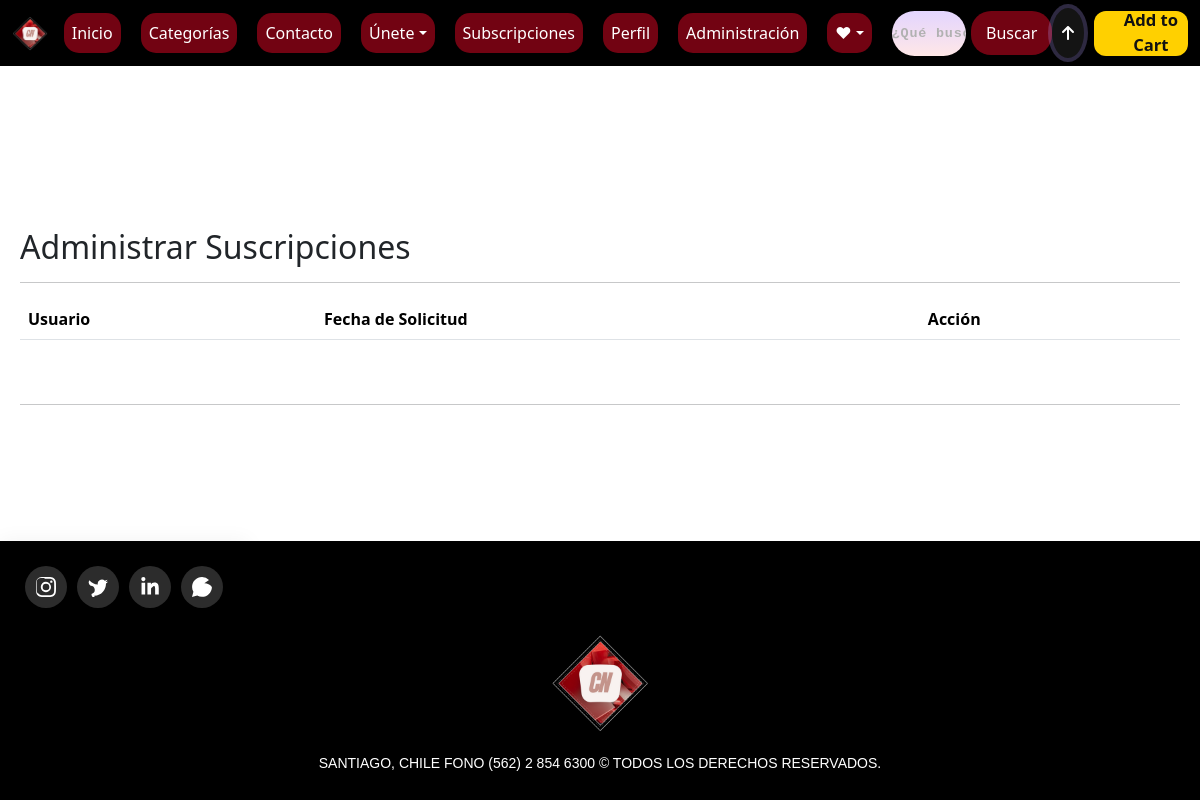
/manage_subscriptions/ (signed in), run on an earlier commit of the app's database.
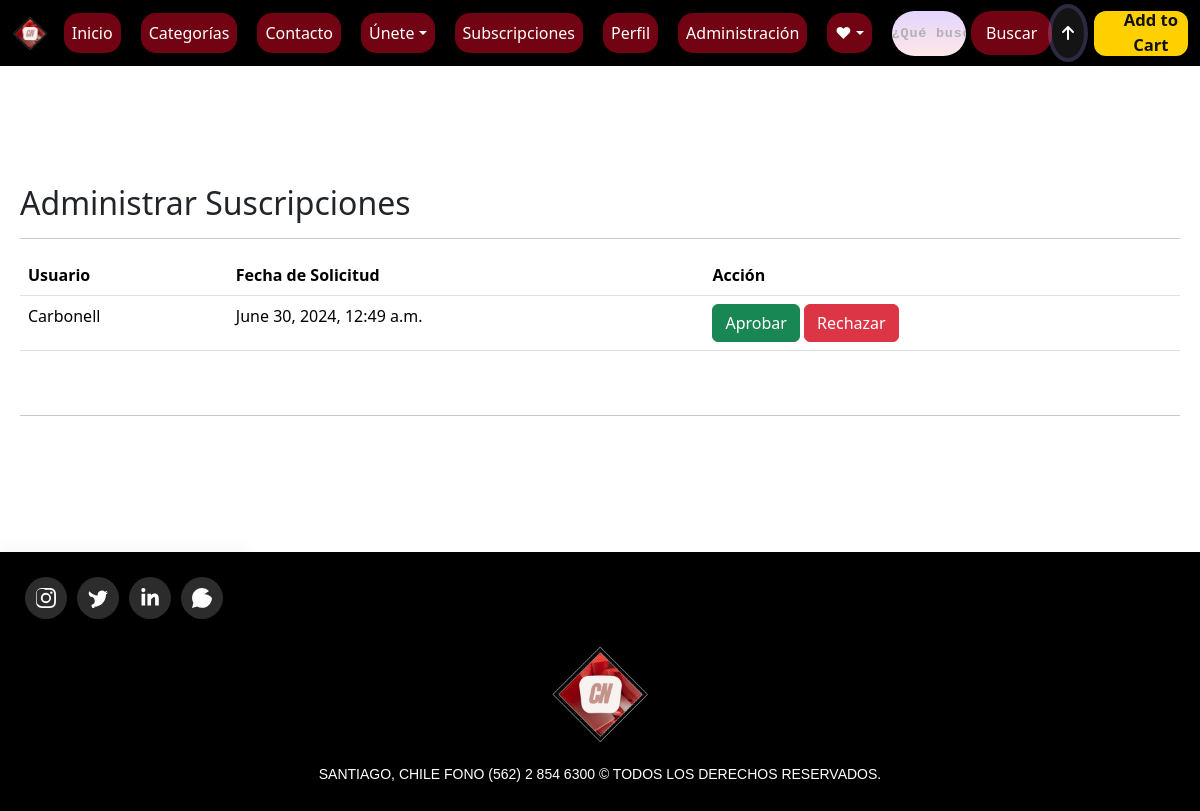
And on a later commit of the database.
### noticiero/models.py (models this page shows, shortened)
class Subscription(models.Model):
    user = models.OneToOneField(User, on_delete=models.CASCADE)
    is_creator = models.BooleanField(default=False)
    is_active = models.BooleanField(default=False)  # Nuevo campo para manejar la activación
    created_at = models.DateTimeField(auto_now_add=True)

### noticiero/views.py (the view, shortened to what this page needs)
# urls.py: path('manage_subscriptions/', views.manage_subscriptions, name='manage_subscriptions'),
@login_required
def manage_subscriptions(request):
    subscriptions = Subscription.objects.filter(is_creator=True, is_active=False)
    return render(request, 'noticiero/VistaAdmin/manage_subscriptions.html', {'subscriptions': subscriptions})

### noticiero/templates/noticiero/VistaAdmin/manage_subscriptions.html (shortened to what this page needs)
{% load static %}
<!DOCTYPE html>
<html lang="es">
<head>
    {% load bootstrap5 %}
    {% bootstrap_css %}
    <link rel="stylesheet" href="{% static 'css/styles.css' %}">
    <link rel="stylesheet" href="{% static 'css/stylesIncludes.css' %}">
    <link rel="stylesheet" href="{% static 'css/stylesVistas.css' %}">
    <link rel="stylesheet" href="{% static 'css/stylesIcon.css' %}">
</head>
<body>
    {% include 'noticiero/includes/header.html' %}
    <div class="spacer" style="height: 120px;"></div>
    <section class="container mt-5">
        <div>
            <h2 class="text-left">Administrar Suscripciones</h2><hr>
            <div class="mb-3">
                <div>
                    <div>
                        <div class="md-6 mb-4">
                            <table class="table">
                                <thead>
                                    <tr>
                                        <th>Usuario</th>
                                        <th>Fecha de Solicitud</th>
                                        <th>Acción</th>
                                    </tr>
                                </thead>
                                <tbody>
                                    {% for subscription in subscriptions %}
                                    <tr>
                                        <td>{{ subscription.user.username }}</td>
                                        <td>{{ subscription.created_at }}</td>
                                        <td>
                                            <form method="post">
                                                <button type="submit" name="action" value="approve" class="btn btn-success">Aprobar</button>
                                                <button type="submit" name="action" value="reject" class="btn btn-danger">Rechazar</button>
                                            </form>
                                        </td>
                                    </tr>
                                    {% endfor %}
                                </tbody>
                            </table>
                        </div>
                        <br>
                    </div>
                    <hr>
                </div>
            </div>
        </div>
    </section>
    <div class="spacer" style="height: 50px;"></div>
    <div class="spacer" style="height: 50px;"></div>
    {% include 'noticiero/includes/footer.html' %}
</body>
</html>

What changed in the data, as far as the page shows it:
added Subscription: user.username "Carbonell", created_at "June 30, 2024, 12:49 a.m."
